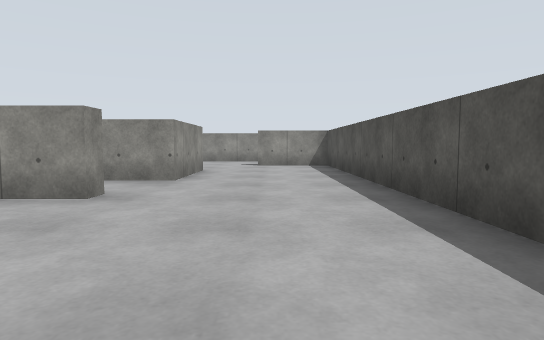
View 1 (above)

23 first-person views from a walk through a robot-simulator world made for Gazebo. The camera is 0.29 m above the floor, tilts 4° down and sees 75° across. The floor is counted in squares, 0.5 m on a side. Each view is taken from the middle of a square. On the plan, view 1 faces up. The plan holds only what a view shows up to about 10 squares ahead; the rest is blank. Surface patterns are stand-ins for the level's own textures.

View 2
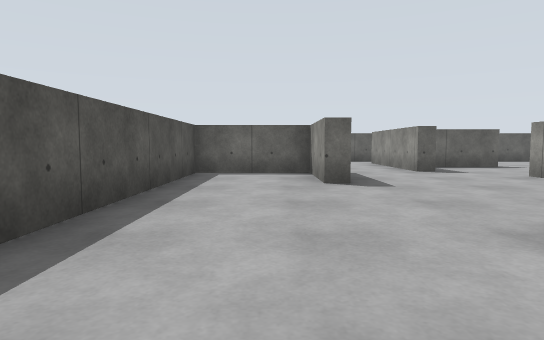

View 3
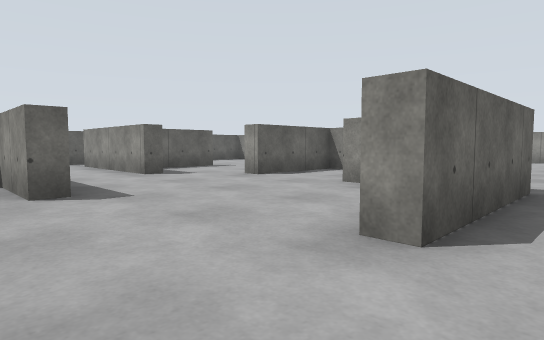

View 4
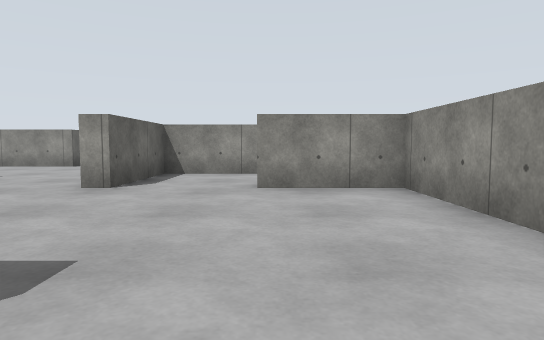

View 5
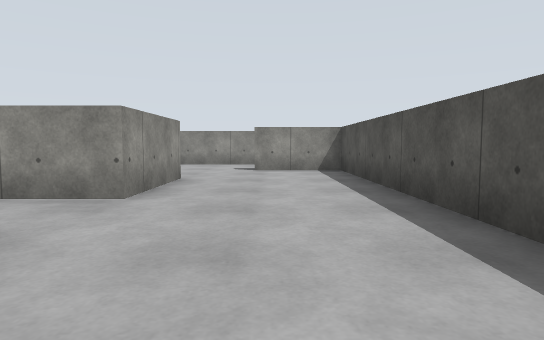

View 6
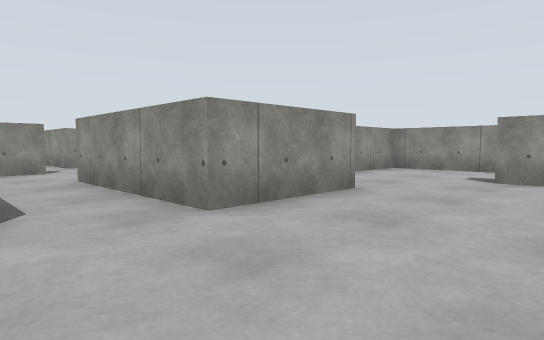

View 7
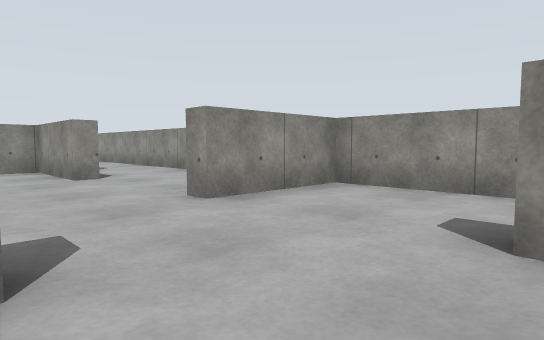

View 8
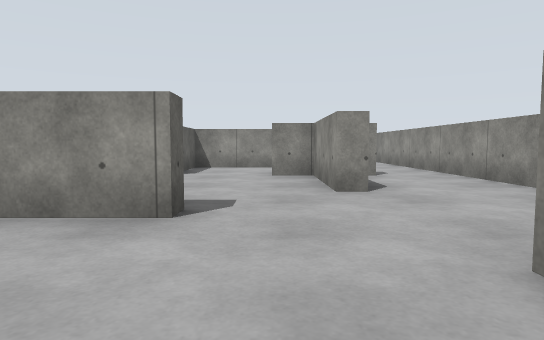

View 9
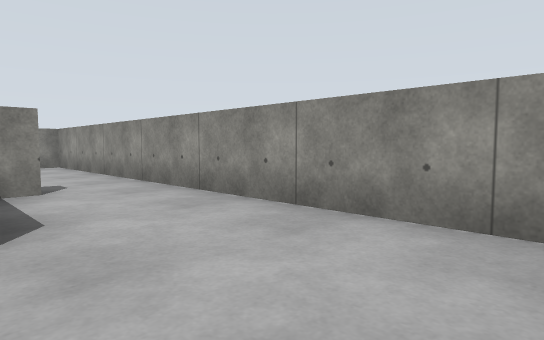

View 10
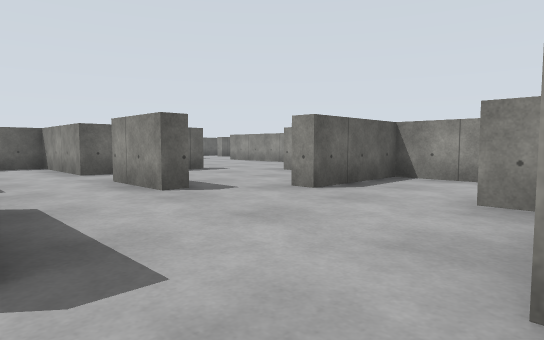

View 11
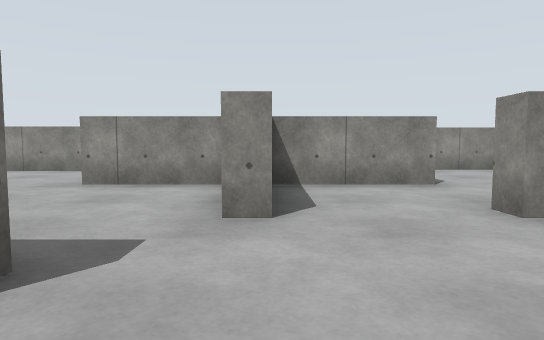

View 12
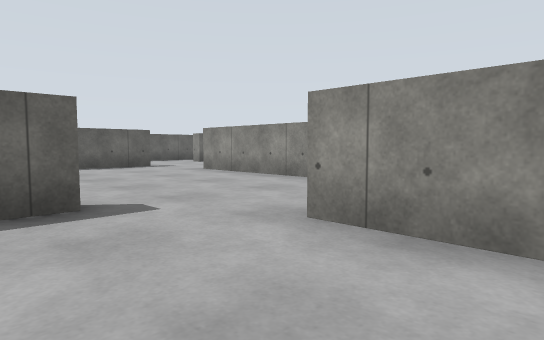

View 13
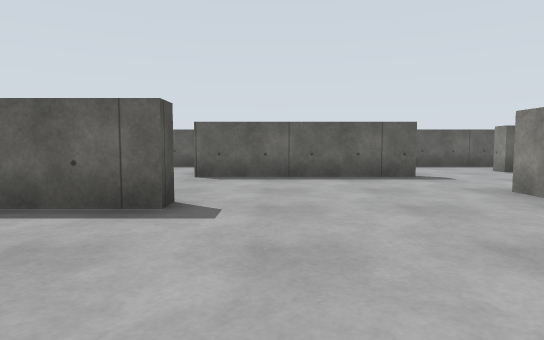

View 14
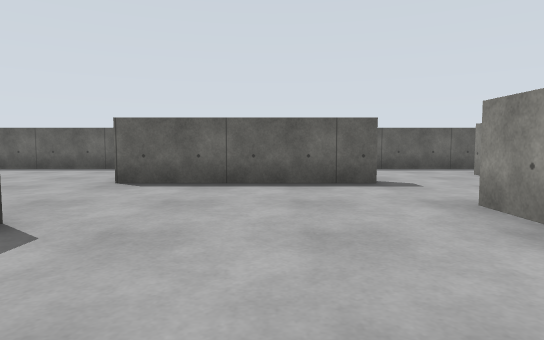

View 15
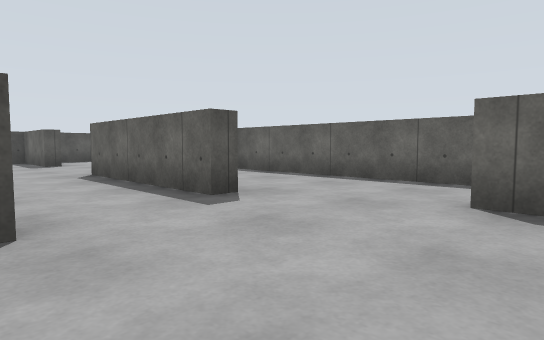

View 16
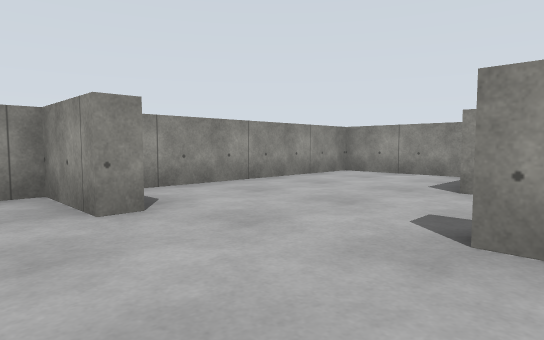

View 17
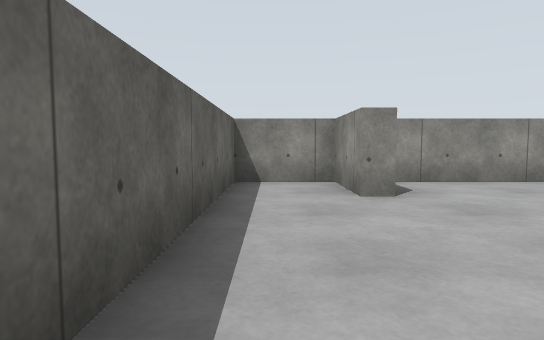

View 18
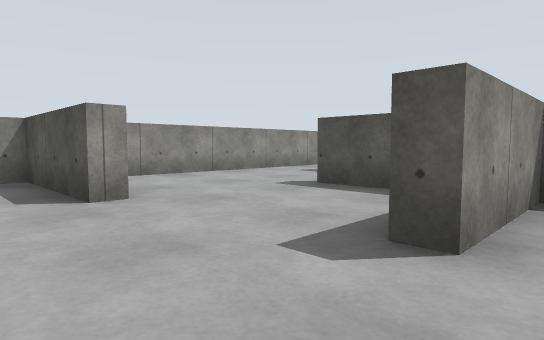

View 19
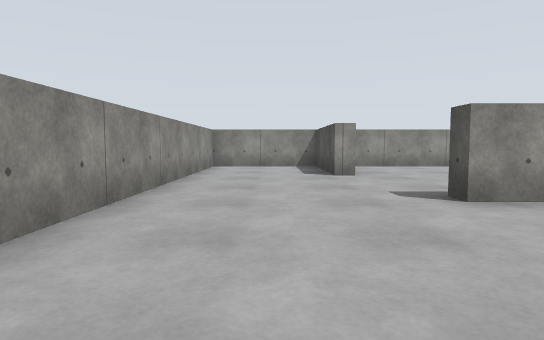

View 20
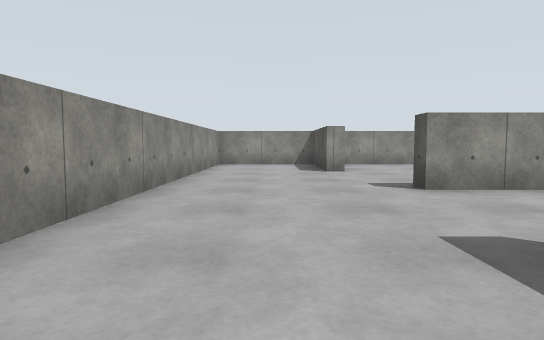

View 21
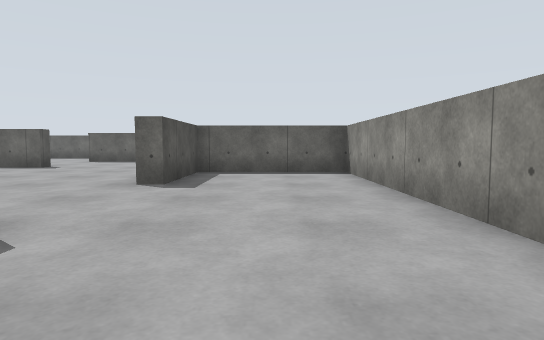

View 22
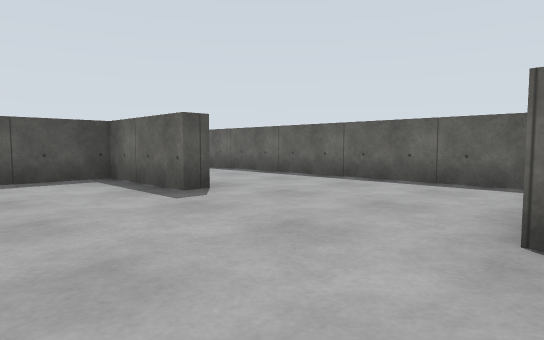

View 23
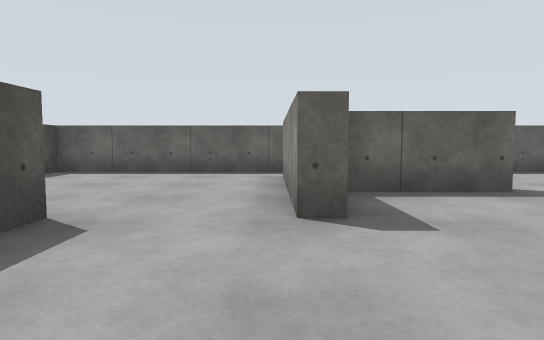

### Floor plan
Ten units are one square. View 1 is at (0, 0); x grows to the right and y downward. Boxes are objects, and circles mark ways between rooms. Rooms are numbered by the first view taken in them; rooms with no view inside come last. Other rooms are left out.
<svg viewBox="-181 -131 202 202">
<path fill="none" stroke="#000" d="M-20 -42 -20 -38 -48 -38 -48 -18M-12 -6 -8 -6 -8 14 16 14 16 -102 -5 -102M-12 19 -12 12M-48 2 -48 6M-16 -82 -16 -58 -26 -58M-36 18 -32 18M-64 -102 -64 -98 -88 -98 -88 -90 -92 -90M-52 -82 -48 -82 -48 -68M-88 -110 -88 -105M-76 -58 -72 -58 -72 -41M-112 -95 -112 -70 -88 -70 -88 -66 -106 -66M-42 -126 -144 -126 -144 -109M-116 -81 -116 -95M-112 -64 -112 -41M-52 -42 -20 -42M-26 -58 -52 -58M-79 -26 -72 -26 -72 -14M-101 -26 -94 -26M-8 -126 -32 -126 -32 -102 -36 -102M-100 6 -100 2 -85 2M-60 39 -60 34 -36 34 -36 18M-91 66 -24 66M-136 34 -96 34 -96 54M-140 -28 -140 15M-136 39 -136 34M-166 46 -160 46 -160 50 -176 50 -176 66 -101 66M-151 -10 -176 -10 -176 41M-115 -66 -140 -66 -140 -70M-144 -98 -148 -98 -148 -126 -176 -126 -176 -14 -144 -14 -144 -38 -140 -38M-24 66 16 66 16 61M-32 18 -32 55M-72 -14 -72 2 -48 2"/>
<circle cx="-17" cy="-73" r="3" fill="#2a7"/>
<circle cx="-40" cy="10" r="3" fill="#2a7"/>
<circle cx="-20" cy="20" r="3" fill="#2a7"/>
<circle cx="-50" cy="-10" r="3" fill="#2a7"/>
<circle cx="-100" cy="-35" r="3" fill="#2a7"/>
<circle cx="-140" cy="-85" r="3" fill="#2a7"/>
<circle cx="-60" cy="-20" r="3" fill="#2a7"/>
<circle cx="-130" cy="25" r="3" fill="#2a7"/>
<circle cx="-127" cy="-40" r="3" fill="#2a7"/>
<circle cx="-30" cy="60" r="3" fill="#2a7"/>
<text x="-10" y="-30">1</text>
<text x="-70" y="-90">2</text>
<text x="-90" y="20">3</text>
<text x="-150" y="40">4</text>
<text x="-150" y="-60">5</text>
<text x="-10" y="40">6</text>
<text x="-60" y="-10">7</text>
</svg>
Room 1 opens to room 2. Room 1 opens to room 3. Room 1 opens to room 6. Room 1 opens to room 7. Room 2 opens to room 3. Room 2 opens to room 5. Room 2 opens to room 7. Room 3 opens to room 4. Room 3 opens to room 5. Room 3 opens to room 6.

Where each view was taken, in squares from view 1:
view 1: 0 up, 0 right, facing up
view 2: 6 up, 0 right, facing down
view 3: 5 up, 0 right, facing down-left
view 4: 2 up, 0 right, facing left
view 5: 2 up, 0 right, facing up
view 6: 4 up, 1 right, facing up-left
view 7: 8 up, 0 right, facing up-left
view 8: 9 up, 2 left, facing left
view 9: 10 up, 4 left, facing up-left
view 10: 10 up, 5 left, facing down-left
view 11: 7 up, 6 left, facing left
view 12: 6 up, 9 left, facing down-left
view 13: 3 up, 11 left, facing down
view 14: 2 up, 12 left, facing down
view 15: 1 down, 17 left, facing down-right
view 16: 6 down, 13 left, facing up-left
view 17: 6 down, 12 left, facing left
view 18: 6 up, 16 left, facing up-right
view 19: 3 up, 16 left, facing up
view 20: 2 up, 16 left, facing up
view 21: 9 up, 16 left, facing down
view 22: 1 down, 10 left, facing down-right
view 23: 1 up, 3 left, facing down
